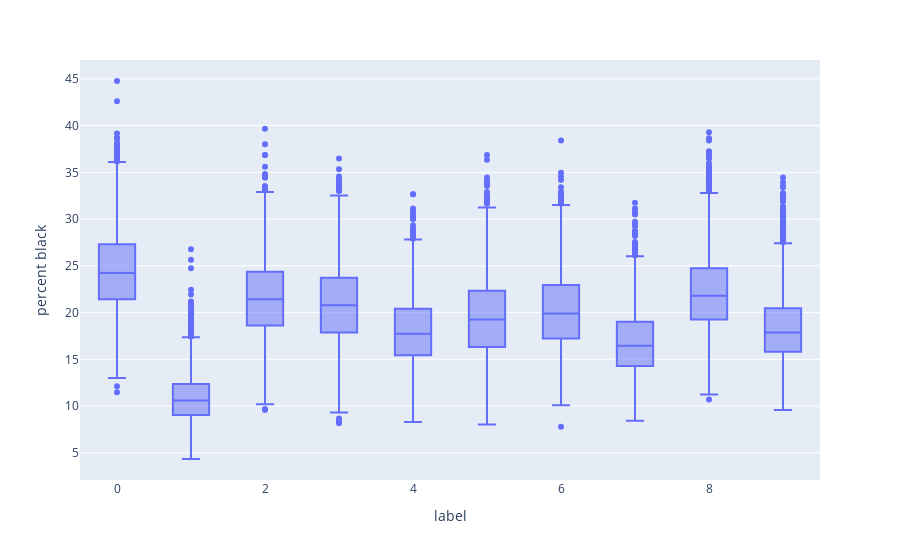

The notebook cell this image was saved under:
### Code cell
digits["percent black"] = digits.drop("label", axis=1, inplace=False).apply(lambda row: (sum(row != 0) / 784) * 100, axis=1)

print(digits.head())

black = px.box(digits, x='label', y='percent black')
black.show()

### Figure 1 — Plotly figure (JSON) as saved in the notebook; plotly's stock layout.template omitted (floating-point values rounded to 4 significant figures; data arrays with more than 128 entries replaced by an {"elided": "..."} marker saying what was removed)
{"data": [{"alignmentgroup": "True", "hovertemplate": "label=%{x}<br>percent black=%{y}<extra></extra>", "legendgroup": "", "marker": {"color": "#636efa"}, "name": "", "notched": false, "offsetgroup": "", "orientation": "v", "showlegend": false, "type": "box", "x": {"elided": "42000 int values"}, "x0": " ", "xaxis": "x", "y": {"elided": "42000 float values"}, "y0": " ", "yaxis": "y"}], "layout": {"boxmode": "group", "legend": {"tracegroupgap": 0}, "margin": {"t": 60}, "xaxis": {"anchor": "y", "domain": [0, 1], "title": {"text": "label"}}, "yaxis": {"anchor": "x", "domain": [0, 1], "title": {"text": "percent black"}}}}
